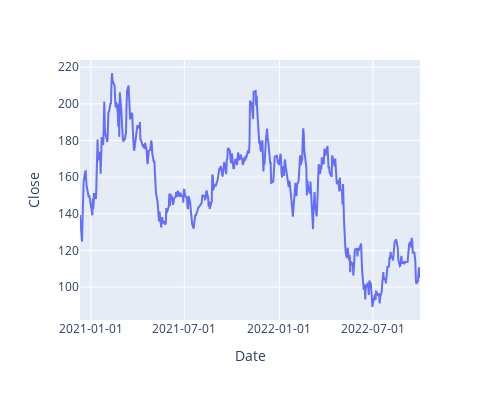

Here is the notebook cell this chart was saved with:
### Code cell
# 날짜 지정 
fig = px.line(data_frame=df_abnb, x='Date', y='Close', width=500, height=400)
fig.update_xaxes(tickformat='%Y-%m-%d')

### Figure 1 — Plotly figure (JSON) as saved in the notebook; plotly's stock layout.template omitted (floating-point values rounded to 4 significant figures; data arrays with more than 128 entries replaced by an {"elided": "..."} marker saying what was removed)
{"data": [{"hovertemplate": "Date=%{x}<br>Close=%{y}<extra></extra>", "legendgroup": "", "line": {"color": "#636efa", "dash": "solid"}, "marker": {"symbol": "circle"}, "mode": "lines", "name": "", "orientation": "v", "showlegend": false, "type": "scatter", "x": {"elided": "454 str values"}, "xaxis": "x", "y": {"elided": "454 float values"}, "yaxis": "y"}], "layout": {"height": 400, "legend": {"tracegroupgap": 0}, "margin": {"t": 60}, "width": 500, "xaxis": {"anchor": "y", "domain": [0, 1], "tickformat": "%Y-%m-%d", "title": {"text": "Date"}}, "yaxis": {"anchor": "x", "domain": [0, 1], "title": {"text": "Close"}}}}
